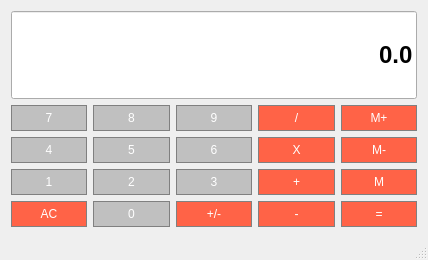
<?xml version="1.0" encoding="UTF-8"?>
<ui version="4.0">
 <class>Calculator</class>
 <widget class="QMainWindow" name="Calculator">
  <property name="geometry">
   <rect>
    <x>0</x>
    <y>0</y>
    <width>428</width>
    <height>260</height>
   </rect>
  </property>
  <property name="windowTitle">
   <string>Calculator</string>
  </property>
  <widget class="QWidget" name="centralWidget">
   <layout class="QGridLayout" name="gridLayout">
    <item row="4" column="2">
     <widget class="QPushButton" name="Button3">
      <property name="sizePolicy">
       <sizepolicy hsizetype="Preferred" vsizetype="Preferred">
        <horstretch>0</horstretch>
        <verstretch>0</verstretch>
       </sizepolicy>
      </property>
      <property name="styleSheet">
       <string notr="true">QPushButton{

		background-color: #C0C0C0;
		border: 1px solid gray;
		color:#ffffff;
		padding: 5 px;
}</string>
      </property>
      <property name="text">
       <string>3</string>
      </property>
     </widget>
    </item>
    <item row="2" column="0">
     <widget class="QPushButton" name="Button4">
      <property name="sizePolicy">
       <sizepolicy hsizetype="Preferred" vsizetype="Preferred">
        <horstretch>0</horstretch>
        <verstretch>0</verstretch>
       </sizepolicy>
      </property>
      <property name="styleSheet">
       <string notr="true">QPushButton{

		background-color: #C0C0C0;
		border: 1px solid gray;
		color:#ffffff;
		padding: 5 px;
}</string>
      </property>
      <property name="text">
       <string>4</string>
      </property>
     </widget>
    </item>
    <item row="2" column="3">
     <widget class="QPushButton" name="ButtonMul">
      <property name="sizePolicy">
       <sizepolicy hsizetype="Preferred" vsizetype="Preferred">
        <horstretch>0</horstretch>
        <verstretch>0</verstretch>
       </sizepolicy>
      </property>
      <property name="styleSheet">
       <string notr="true">QPushButton{

		background-color: #FF6347;
		border: 1px solid gray;
		color:#ffffff;
		padding: 5 px;
}</string>
      </property>
      <property name="text">
       <string>X</string>
      </property>
     </widget>
    </item>
    <item row="1" column="2">
     <widget class="QPushButton" name="Button9">
      <property name="sizePolicy">
       <sizepolicy hsizetype="Preferred" vsizetype="Preferred">
        <horstretch>0</horstretch>
        <verstretch>0</verstretch>
       </sizepolicy>
      </property>
      <property name="styleSheet">
       <string notr="true">QPushButton{

		background-color: #C0C0C0;
		border: 1px solid gray;
		color:#ffffff;
		padding: 5 px;
}</string>
      </property>
      <property name="text">
       <string>9</string>
      </property>
     </widget>
    </item>
    <item row="4" column="3">
     <widget class="QPushButton" name="ButtonAdd">
      <property name="sizePolicy">
       <sizepolicy hsizetype="Preferred" vsizetype="Preferred">
        <horstretch>0</horstretch>
        <verstretch>0</verstretch>
       </sizepolicy>
      </property>
      <property name="styleSheet">
       <string notr="true">QPushButton{

		background-color: #FF6347;
		border: 1px solid gray;
		color:#ffffff;
		padding: 5 px;
}</string>
      </property>
      <property name="text">
       <string>+</string>
      </property>
     </widget>
    </item>
    <item row="1" column="4">
     <widget class="QPushButton" name="ButtonMA">
      <property name="sizePolicy">
       <sizepolicy hsizetype="Preferred" vsizetype="Preferred">
        <horstretch>0</horstretch>
        <verstretch>0</verstretch>
       </sizepolicy>
      </property>
      <property name="styleSheet">
       <string notr="true">QPushButton{

		background-color: #FF6347;
		border: 1px solid gray;
		color:#ffffff;
		padding: 5 px;
}</string>
      </property>
      <property name="text">
       <string>M+</string>
      </property>
     </widget>
    </item>
    <item row="4" column="1">
     <widget class="QPushButton" name="Button2">
      <property name="sizePolicy">
       <sizepolicy hsizetype="Preferred" vsizetype="Preferred">
        <horstretch>0</horstretch>
        <verstretch>0</verstretch>
       </sizepolicy>
      </property>
      <property name="styleSheet">
       <string notr="true">QPushButton{

		background-color: #C0C0C0;
		border: 1px solid gray;
		color:#ffffff;
		padding: 5 px;
}</string>
      </property>
      <property name="text">
       <string>2</string>
      </property>
     </widget>
    </item>
    <item row="4" column="4">
     <widget class="QPushButton" name="ButtonM">
      <property name="sizePolicy">
       <sizepolicy hsizetype="Preferred" vsizetype="Preferred">
        <horstretch>0</horstretch>
        <verstretch>0</verstretch>
       </sizepolicy>
      </property>
      <property name="styleSheet">
       <string notr="true">QPushButton{

		background-color: #FF6347;
		border: 1px solid gray;
		color:#ffffff;
		padding: 5 px;
}</string>
      </property>
      <property name="text">
       <string>M</string>
      </property>
     </widget>
    </item>
    <item row="2" column="1">
     <widget class="QPushButton" name="Button5">
      <property name="sizePolicy">
       <sizepolicy hsizetype="Preferred" vsizetype="Preferred">
        <horstretch>0</horstretch>
        <verstretch>0</verstretch>
       </sizepolicy>
      </property>
      <property name="styleSheet">
       <string notr="true">QPushButton{

		background-color: #C0C0C0;
		border: 1px solid gray;
		color:#ffffff;
		padding: 5 px;
}</string>
      </property>
      <property name="text">
       <string>5</string>
      </property>
     </widget>
    </item>
    <item row="0" column="0" colspan="5">
     <widget class="QLineEdit" name="Display">
      <property name="sizePolicy">
       <sizepolicy hsizetype="Preferred" vsizetype="Expanding">
        <horstretch>0</horstretch>
        <verstretch>0</verstretch>
       </sizepolicy>
      </property>
      <property name="font">
       <font>
        <family>Arial</family>
        <pointsize>18</pointsize>
        <weight>75</weight>
        <bold>true</bold>
       </font>
      </property>
      <property name="styleSheet">
       <string notr="true">QPushButton{
		background-color: #C0C0C0;
		border: 1px solid gray;
		color:#ffffff;
		padding: 5 px;
}</string>
      </property>
      <property name="text">
       <string>0.0</string>
      </property>
      <property name="alignment">
       <set>Qt::AlignRight|Qt::AlignTrailing|Qt::AlignVCenter</set>
      </property>
     </widget>
    </item>
    <item row="2" column="4">
     <widget class="QPushButton" name="ButtonMS">
      <property name="sizePolicy">
       <sizepolicy hsizetype="Preferred" vsizetype="Preferred">
        <horstretch>0</horstretch>
        <verstretch>0</verstretch>
       </sizepolicy>
      </property>
      <property name="styleSheet">
       <string notr="true">QPushButton{

		background-color: #FF6347;
		border: 1px solid gray;
		color:#ffffff;
		padding: 5 px;
}</string>
      </property>
      <property name="text">
       <string>M-</string>
      </property>
     </widget>
    </item>
    <item row="5" column="4">
     <widget class="QPushButton" name="ButtonEqu">
      <property name="sizePolicy">
       <sizepolicy hsizetype="Preferred" vsizetype="Preferred">
        <horstretch>0</horstretch>
        <verstretch>0</verstretch>
       </sizepolicy>
      </property>
      <property name="styleSheet">
       <string notr="true">QPushButton{

		background-color: #FF6347;
		border: 1px solid gray;
		color:#ffffff;
		padding: 5 px;
}</string>
      </property>
      <property name="text">
       <string>=</string>
      </property>
     </widget>
    </item>
    <item row="2" column="2">
     <widget class="QPushButton" name="Button6">
      <property name="sizePolicy">
       <sizepolicy hsizetype="Preferred" vsizetype="Preferred">
        <horstretch>0</horstretch>
        <verstretch>0</verstretch>
       </sizepolicy>
      </property>
      <property name="styleSheet">
       <string notr="true">QPushButton{

		background-color: #C0C0C0;
		border: 1px solid gray;
		color:#ffffff;
		padding: 5 px;
}</string>
      </property>
      <property name="text">
       <string>6</string>
      </property>
     </widget>
    </item>
    <item row="4" column="0">
     <widget class="QPushButton" name="Button1">
      <property name="sizePolicy">
       <sizepolicy hsizetype="Preferred" vsizetype="Preferred">
        <horstretch>0</horstretch>
        <verstretch>0</verstretch>
       </sizepolicy>
      </property>
      <property name="styleSheet">
       <string notr="true">QPushButton{

		background-color: #C0C0C0;
		border: 1px solid gray;
		color:#ffffff;
		padding: 5 px;
}</string>
      </property>
      <property name="text">
       <string>1</string>
      </property>
     </widget>
    </item>
    <item row="5" column="0">
     <widget class="QPushButton" name="ButtonCle">
      <property name="sizePolicy">
       <sizepolicy hsizetype="Preferred" vsizetype="Preferred">
        <horstretch>0</horstretch>
        <verstretch>0</verstretch>
       </sizepolicy>
      </property>
      <property name="styleSheet">
       <string notr="true">QPushButton{

		background-color: #FF6347;
		border: 1px solid gray;
		color:#ffffff;
		padding: 5 px;
}</string>
      </property>
      <property name="text">
       <string>AC</string>
      </property>
     </widget>
    </item>
    <item row="1" column="3">
     <widget class="QPushButton" name="ButtonDiv">
      <property name="sizePolicy">
       <sizepolicy hsizetype="Preferred" vsizetype="Preferred">
        <horstretch>0</horstretch>
        <verstretch>0</verstretch>
       </sizepolicy>
      </property>
      <property name="styleSheet">
       <string notr="true">QPushButton{

		background-color: #FF6347;
		border: 1px solid gray;
		color:#ffffff;
		padding: 5 px;
}</string>
      </property>
      <property name="text">
       <string>/</string>
      </property>
     </widget>
    </item>
    <item row="5" column="1">
     <widget class="QPushButton" name="Button0">
      <property name="sizePolicy">
       <sizepolicy hsizetype="Preferred" vsizetype="Preferred">
        <horstretch>0</horstretch>
        <verstretch>0</verstretch>
       </sizepolicy>
      </property>
      <property name="styleSheet">
       <string notr="true">QPushButton{

		background-color: #C0C0C0;
		border: 1px solid gray;
		color:#ffffff;
		padding: 5 px;
}</string>
      </property>
      <property name="text">
       <string>0</string>
      </property>
     </widget>
    </item>
    <item row="5" column="2">
     <widget class="QPushButton" name="ButtonCh">
      <property name="sizePolicy">
       <sizepolicy hsizetype="Preferred" vsizetype="Preferred">
        <horstretch>0</horstretch>
        <verstretch>0</verstretch>
       </sizepolicy>
      </property>
      <property name="styleSheet">
       <string notr="true">QPushButton{

		background-color: #FF6347;
		border: 1px solid gray;
		color:#ffffff;
		padding: 5 px;
}</string>
      </property>
      <property name="text">
       <string>+/-</string>
      </property>
     </widget>
    </item>
    <item row="1" column="1">
     <widget class="QPushButton" name="Button8">
      <property name="sizePolicy">
       <sizepolicy hsizetype="Preferred" vsizetype="Preferred">
        <horstretch>0</horstretch>
        <verstretch>0</verstretch>
       </sizepolicy>
      </property>
      <property name="styleSheet">
       <string notr="true">QPushButton{

		background-color: #C0C0C0;
		border: 1px solid gray;
		color:#ffffff;
		padding: 5 px;
}</string>
      </property>
      <property name="text">
       <string>8</string>
      </property>
     </widget>
    </item>
    <item row="1" column="0">
     <widget class="QPushButton" name="Button7">
      <property name="sizePolicy">
       <sizepolicy hsizetype="Preferred" vsizetype="Preferred">
        <horstretch>0</horstretch>
        <verstretch>0</verstretch>
       </sizepolicy>
      </property>
      <property name="styleSheet">
       <string notr="true">QPushButton{

		background-color: #C0C0C0;
		border: 1px solid gray;
		color:#ffffff;
		padding: 5 px;
}</string>
      </property>
      <property name="text">
       <string>7</string>
      </property>
     </widget>
    </item>
    <item row="5" column="3">
     <widget class="QPushButton" name="ButtonSub">
      <property name="sizePolicy">
       <sizepolicy hsizetype="Preferred" vsizetype="Preferred">
        <horstretch>0</horstretch>
        <verstretch>0</verstretch>
       </sizepolicy>
      </property>
      <property name="styleSheet">
       <string notr="true">QPushButton{

		background-color: #FF6347;
		border: 1px solid gray;
		color:#ffffff;
		padding: 5 px;
}</string>
      </property>
      <property name="text">
       <string>-</string>
      </property>
     </widget>
    </item>
   </layout>
  </widget>
  <widget class="QMenuBar" name="menuBar">
   <property name="geometry">
    <rect>
     <x>0</x>
     <y>0</y>
     <width>428</width>
     <height>20</height>
    </rect>
   </property>
  </widget>
  <widget class="QStatusBar" name="statusBar"/>
 </widget>
 <layoutdefault spacing="6" margin="11"/>
 <resources/>
 <connections/>
</ui>
